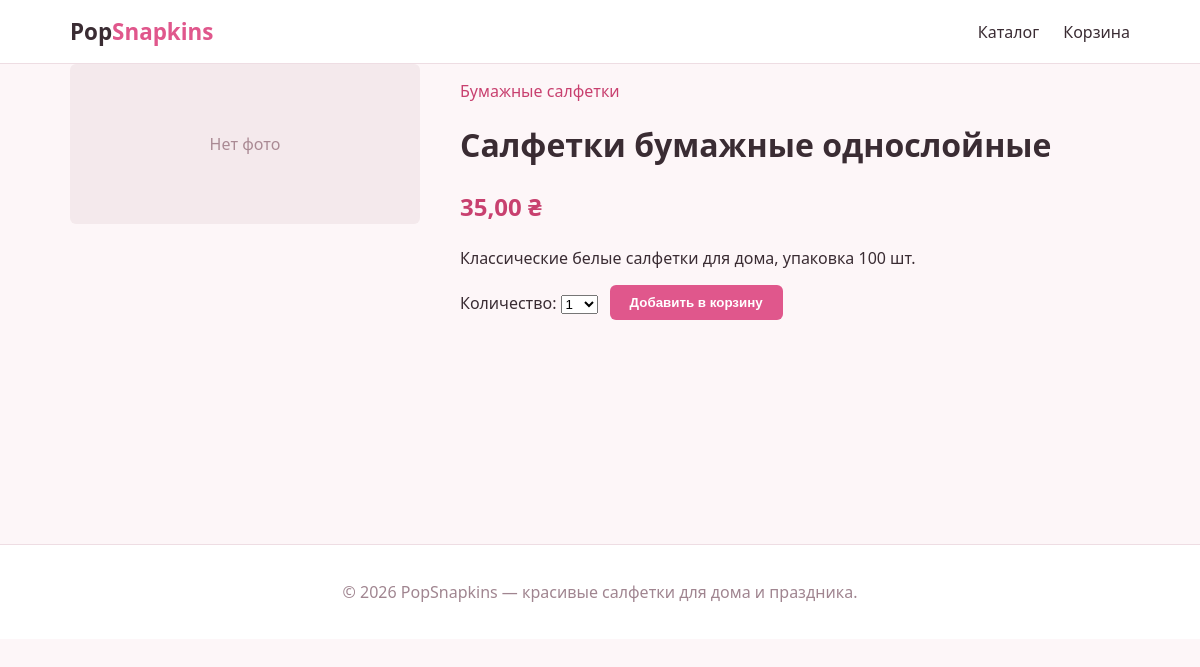
Screenshot of /product/15/salfetki-bumazhnye-odnosloinye/ with the database file from the repository.
### shop/models.py (models this page shows, shortened)
class Product(models.Model):
    category = models.ForeignKey(
        Category, related_name='products', on_delete=models.CASCADE,
        verbose_name='Категория',
    )
    name = models.CharField('Название', max_length=200)
    slug = models.SlugField('URL', max_length=200, unique=True)
    description = models.TextField('Описание', blank=True)
    image = models.ImageField('Изображение', upload_to='products/%Y/%m/', blank=True)
    price = models.DecimalField('Цена', max_digits=8, decimal_places=2)
    stock = models.PositiveIntegerField('Остаток на складе', default=0)
    available = models.BooleanField('В продаже', default=True)
    created = models.DateTimeField('Создан', auto_now_add=True)
    updated = models.DateTimeField('Обновлён', auto_now=True)
    class Meta:
        verbose_name = 'Товар'
        verbose_name_plural = 'Товары'
        ordering = ['name']

class Category(models.Model):
    name = models.CharField('Название', max_length=100)
    slug = models.SlugField('URL', max_length=100, unique=True)
    class Meta:
        verbose_name = 'Категория'
        verbose_name_plural = 'Категории'
        ordering = ['name']
    def get_absolute_url(self):
        return reverse('shop:product_list_by_category', args=[self.slug])

### shop/views.py (the view)
# urls.py: path('product/<int:id>/<slug:slug>/', views.product_detail, name='product_detail'),
def product_detail(request, id, slug):
    product = get_object_or_404(Product, id=id, slug=slug, available=True)
    cart_product_form = CartAddProductForm()
    return render(request, 'shop/product/detail.html', {
        'product': product,
        'cart_product_form': cart_product_form,
    })

### shop/forms.py
class CartAddProductForm(forms.Form):
    quantity = forms.TypedChoiceField(
        choices=QUANTITY_CHOICES, coerce=int, label='Количество',
    )
    override = forms.BooleanField(required=False, initial=False, widget=forms.HiddenInput)

### shop/cart.py (called while the page is built)
    def __len__(self):
        return sum(item['quantity'] for item in self.cart.values())

### shop/context_processors.py (called while the page is built)
def cart(request):
    return {'cart': Cart(request)}

### shop/templates/shop/product/detail.html (shortened to what this page needs)
{% extends "shop/base.html" %}
{% block content %}
    <div class="product-detail">
        <div class="product-image-large">
            {% if product.image %}
                <img src="{{ product.image.url }}" alt="{{ product.name }}">
            {% else %}
                <div class="no-image">Нет фото</div>
            {% endif %}
        </div>
        <div class="product-info">
            <p class="breadcrumb"><a href="{{ product.category.get_absolute_url }}">{{ product.category.name }}</a></p>
            <h1>{{ product.name }}</h1>
            <p class="price-large">{{ product.price }} ₴</p>
            <p class="description">{{ product.description|linebreaks }}</p>
            {% if product.stock > 0 %}
                <form action="{% url 'shop:cart_add' product.id %}" method="post" class="add-to-cart-form">
                    {{ cart_product_form }}
                    <button type="submit" class="btn btn-primary">Добавить в корзину</button>
                </form>
            {% else %}
                <p class="out-of-stock">Товара нет в наличии</p>
            {% endif %}
        </div>
    </div>
{% endblock %}

### shop/static/shop/css/style.css (style rules this page uses)
:root { --color-primary: #e0578c; --color-primary-dark: #c8406f; --color-bg: #fdf6f8; --color-text: #3a2c33; --color-border: #eeddE3; }
* { box-sizing: border-box; }
body { margin: 0; font-family: "Segoe UI", Arial, sans-serif; background: var(--color-bg); color: var(--color-text); }
a { color: var(--color-primary-dark); text-decoration: none; }
.no-image { height: 160px; display: flex; align-items: center; justify-content: center; background: #f4e9ec; color: #aa8a94; border-radius: 6px; }
.price, .price-large { color: var(--color-primary-dark); font-weight: bold; }
.price-large { font-size: 1.5rem; }
.product-detail { display: flex; gap: 40px; }
.product-image-large { flex: 0 0 350px; }
.product-info { flex: 1; }
.breadcrumb { color: #a08590; }
.btn { display: inline-block; padding: 10px 20px; border-radius: 6px; border: none; cursor: pointer; font-weight: 600; }
.btn-primary { background: var(--color-primary); color: #fff; }
.add-to-cart-form { display: flex; align-items: center; gap: 12px; margin-top: 16px; }

### rows the page displays
Product: category.name "Бумажные салфетки", name "Салфетки бумажные однослойные", price "35,00", description "Классические белые салфетки для дома, упаковка 100 шт."
